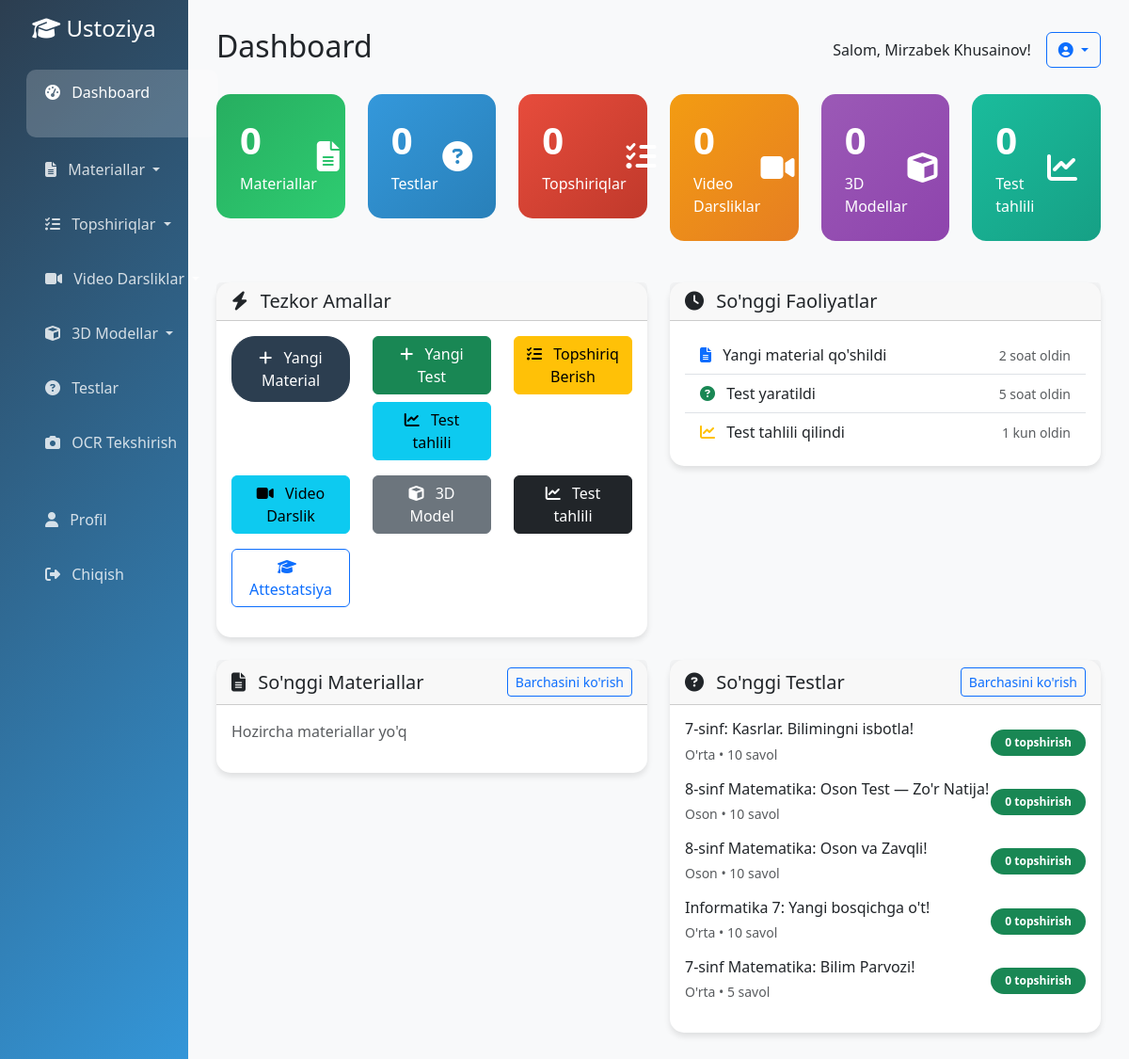
The app's page /dashboard/ (signed in), older data.
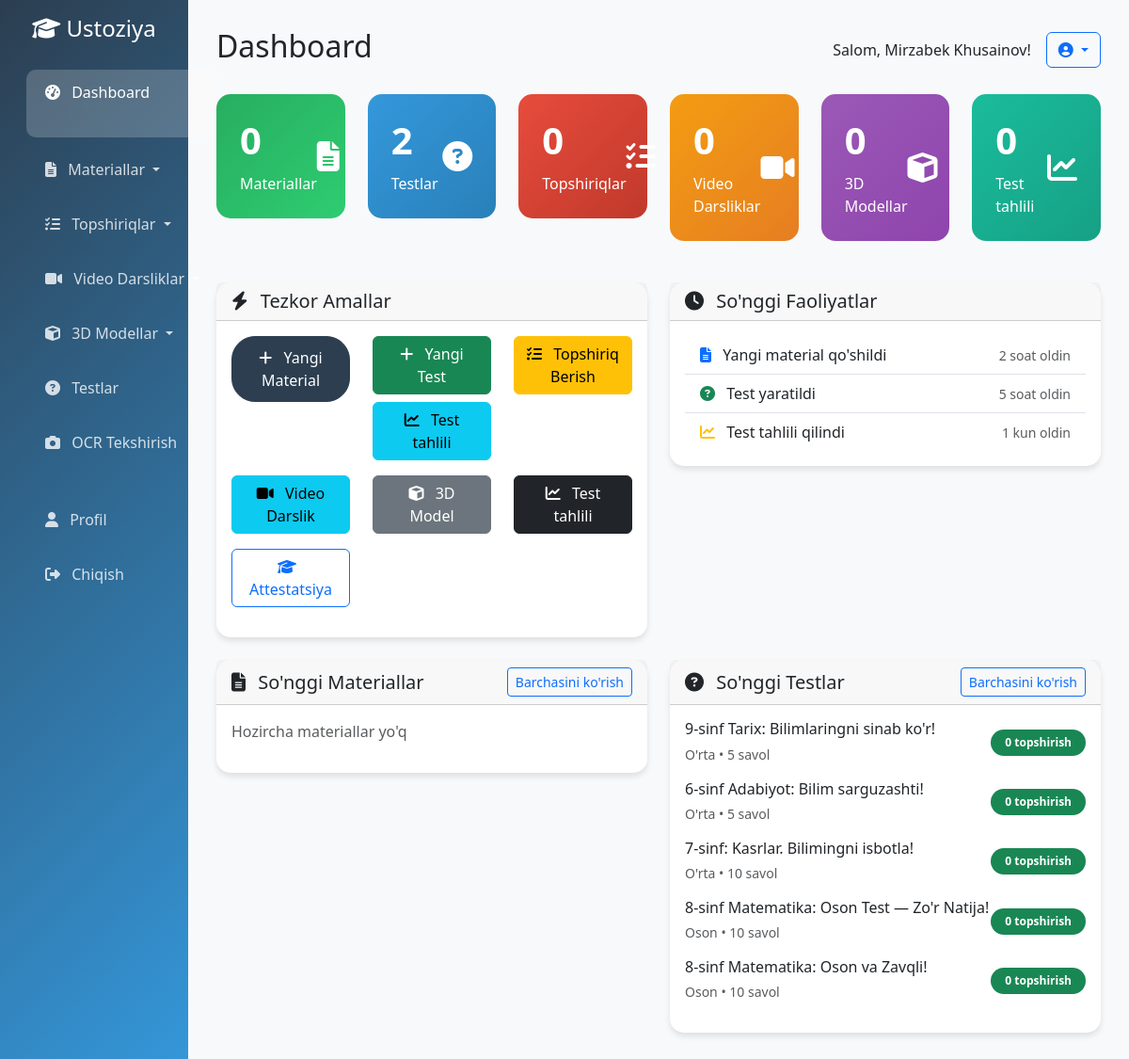
The same page, newer data.
### tests/models.py (models this page shows, shortened)
class Test(models.Model):
    DIFFICULTY_CHOICES = [
        ('easy', 'Oson'),
        ('medium', 'O\'rta'),
        ('hard', 'Qiyin'),
    ]
    title = models.CharField(max_length=200, verbose_name='Test sarlavhasi')
    description = models.TextField(verbose_name='Test tavsifi')
    category = models.ForeignKey(
        TestCategory,
        on_delete=models.CASCADE,
        related_name='tests',
        verbose_name='Kategoriya'
    )
    author = models.ForeignKey(
        User,
        on_delete=models.CASCADE,
        related_name='tests',
        verbose_name='Muallif'
    )
    difficulty = models.CharField(
        max_length=10,
        choices=DIFFICULTY_CHOICES,
        default='medium',
        verbose_name='Qiyinlik darajasi'
    )
    grade_level = models.CharField(
        max_length=50,
        verbose_name='Sinf darajasi'
    )
    subject = models.CharField(
        max_length=50,
        verbose_name='Fan'
    )
    time_limit = models.PositiveIntegerField(
        default=60,
        verbose_name='Vaqt chegarasi (daqiqa)'
    )
    total_questions = models.PositiveIntegerField(
        default=0,
        verbose_name='Jami savollar soni'
    )
    total_points = models.PositiveIntegerField(
        default=0,
        verbose_name='Jami ball'
    )
    is_public = models.BooleanField(
        default=True,
        verbose_name='Umumiy foydalanish'
    )
    is_active = models.BooleanField(
        default=True,
        verbose_name='Faol'
    )
    created_at = models.DateTimeField(
        auto_now_add=True,
        verbose_name='Yaratilgan vaqt'
    )
    updated_at = models.DateTimeField(
        auto_now=True,
        verbose_name='Yangilangan vaqt'
    )
    class Meta:
        verbose_name = 'Test'
        verbose_name_plural = 'Testlar'
        ordering = ['-created_at']

### ustoziya_platform/views.py (the view)
# urls.py: path('dashboard/', views.dashboard, name='dashboard'),
@login_required
def dashboard(request):
    user = request.user
    materials_count = Material.objects.filter(author=user).count()
    tests_count = Test.objects.filter(author=user).count()
    assignments_count = Assignment.objects.filter(teacher=user).count()
    videos_count = VideoLesson.objects.filter(author=user).count()
    models_3d_count = Model3D.objects.filter(author=user).count()
    recent_materials = Material.objects.filter(author=user).order_by('-created_at')[:5]
    recent_tests = Test.objects.filter(is_public=True, is_active=True).order_by('-created_at')[:5]
    from ocr_processing.models import OCRProcessing
    test_analysis_count = OCRProcessing.objects.filter(user=user).count()
    context = {
        'stats': {
            'materials_count': materials_count,
            'tests_count': tests_count,
            'assignments_count': assignments_count,
            'videos_count': videos_count,
            'models_3d_count': models_3d_count,
            'test_analysis_count': test_analysis_count,
        },
        'recent_materials': recent_materials,
        'recent_tests': recent_tests,
    }
    return render(request, 'dashboard.html', context)

### accounts/models.py (called while the page is built)
    def get_full_name(self):
        if self.first_name and self.last_name:
            return f"{self.first_name} {self.last_name}"
        return self.username

### templates/dashboard.html (shortened to what the changed rows need)
{% extends 'base.html' %}
{% block page_title %}Dashboard{% endblock %}
{% block content %}
<div class="row">
    <div class="col-md-2 mb-4">
        <div class="stats-card" style="background: linear-gradient(135deg, #3498db, #2980b9);">
            <div class="d-flex justify-content-between align-items-center">
                <div>
                    <h3>{{ stats.tests_count|default:0 }}</h3>
                    <p class="mb-0">Testlar</p>
                </div>
            </div>
        </div>
    </div>
</div>
<div class="row">
    <div class="col-md-6 mb-4">
        <div class="card">
            <div class="card-body">
                {% if recent_tests %}
                    {% for test in recent_tests %}
                    <div class="d-flex justify-content-between align-items-center mb-3">
                        <div>
                            <h6 class="mb-1">{{ test.title }}</h6>
                            <small class="text-muted">{{ test.get_difficulty_display }} • {{ test.total_questions }} savol</small>
                        </div>
                        <span class="badge bg-success">{{ test.attempts.count }} topshirish</span>
                    </div>
                    {% endfor %}
                {% else %}
                    <p class="text-muted">Hozircha testlar yo'q</p>
                {% endif %}
            </div>
        </div>
    </div>
</div>
{% endblock %}

Row changes from the older to the newer data that the page shows:
no longer on this page (row unchanged): Test: title "Informatika 7: Yangi bosqichga o't!", difficulty "O'rta", total_questions "10", attempts.count "0"
no longer on this page (row unchanged): Test: title "7-sinf Matematika: Bilim Parvozi!", difficulty "O'rta", total_questions "5", attempts.count "0"
added Test: title "9-sinf Tarix: Bilimlaringni sinab ko'r!", difficulty "O'rta", total_questions "5", attempts.count "0"
added Test: title "6-sinf Adabiyot: Bilim sarguzashti!", difficulty "O'rta", total_questions "5", attempts.count "0"
Text that changed along with them:
{{ stats.tests_count|default:0 }}: "0" → "2"
